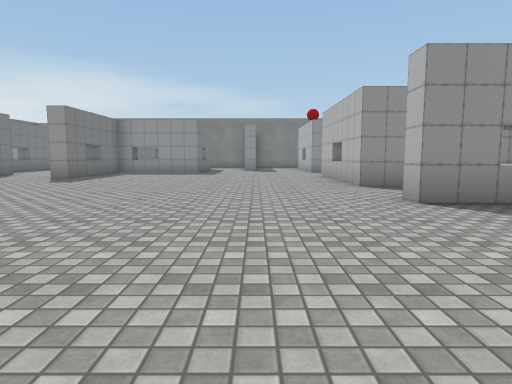
View 1 (above)

24 first-person views from a walk through a Unity game level. The camera is 1.2 m above the floor, tilts 6° down and sees 75° across. Doors are open. The floor is counted in squares, 2 m on a side. Each view is taken from the middle of a square. On the plan, view 1 faces up. The plan holds only what a view shows up to about 10 squares ahead; the rest is blank. The place goes on beyond the plan. The player character is not drawn. Some surface patterns are stand-ins.

View 2
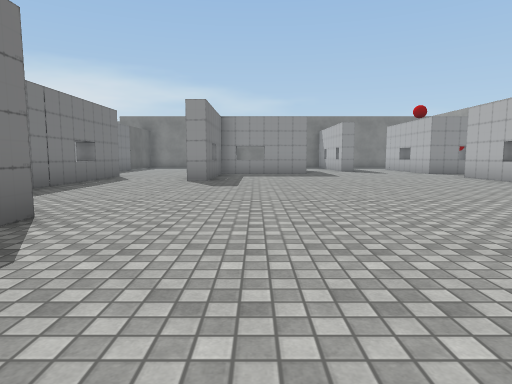

View 3
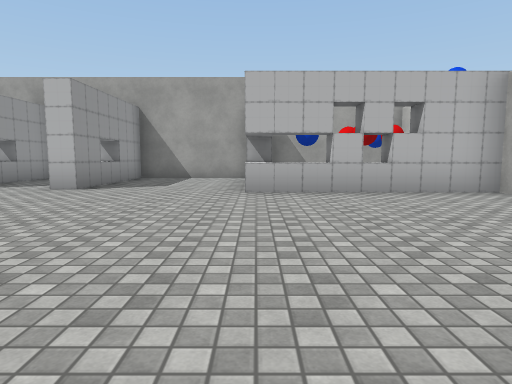

View 4
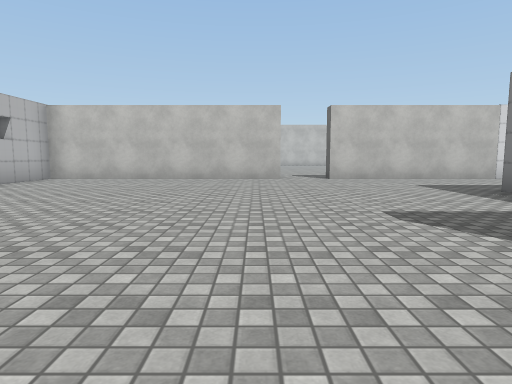

View 5
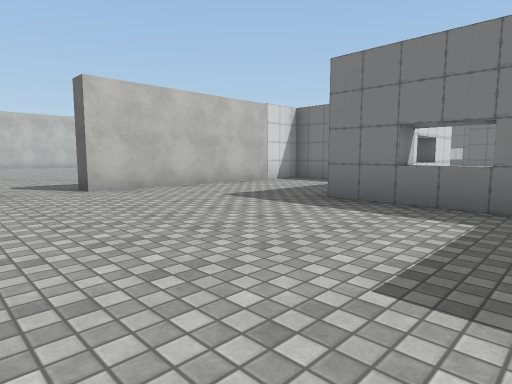

View 6
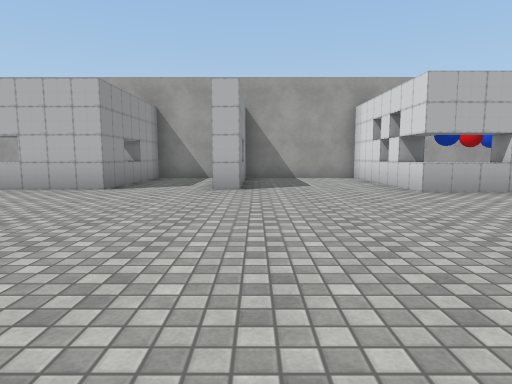

View 7
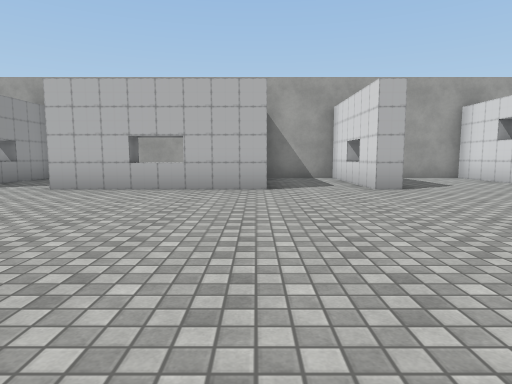

View 8
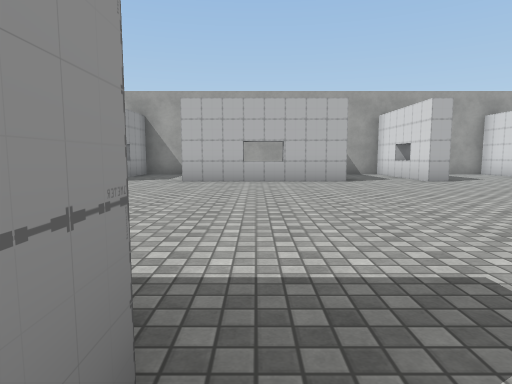

View 9
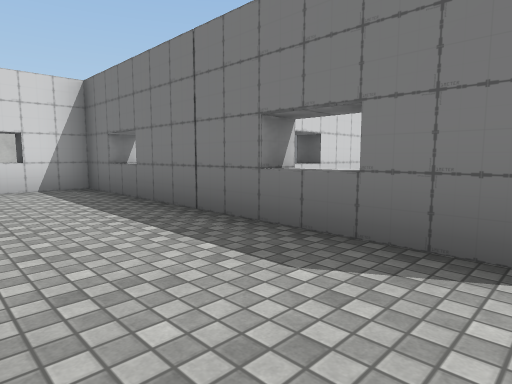

View 10
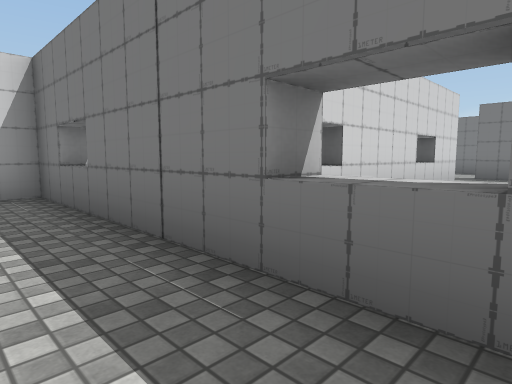

View 11
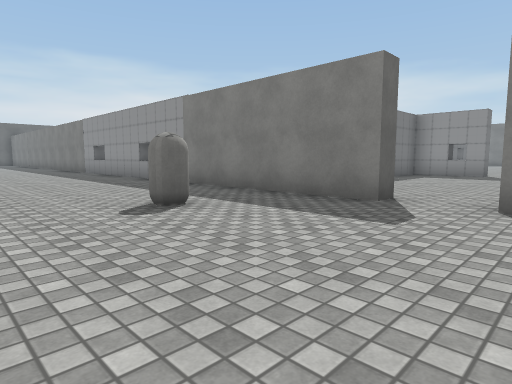

View 12
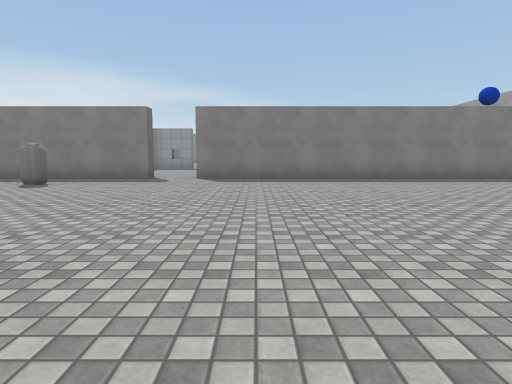

View 13
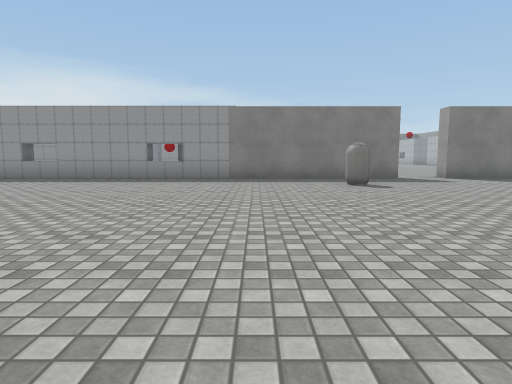

View 14
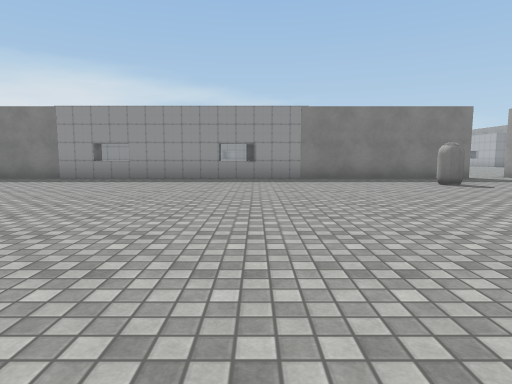

View 15
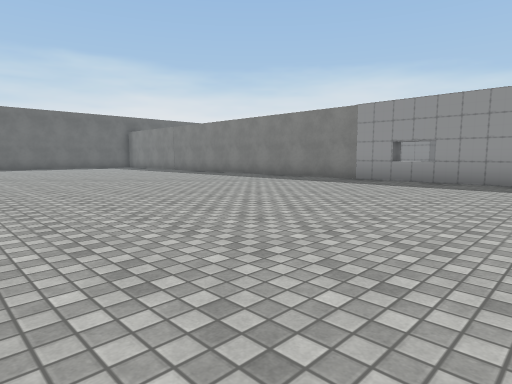

View 16
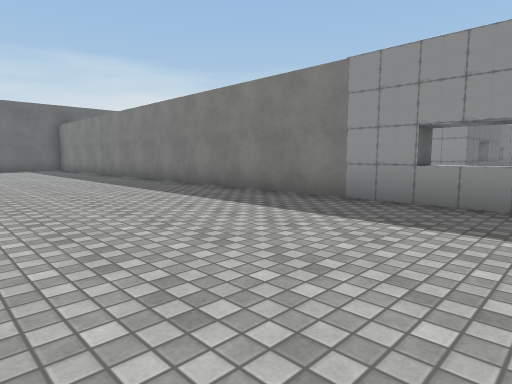

View 17
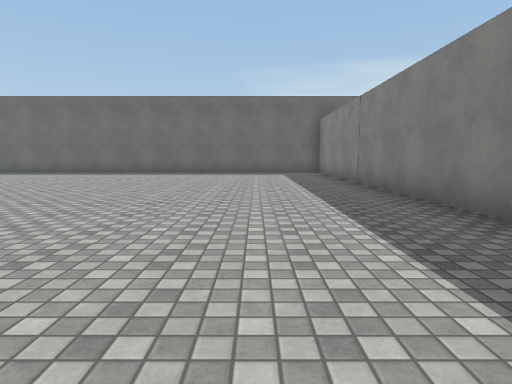

View 18
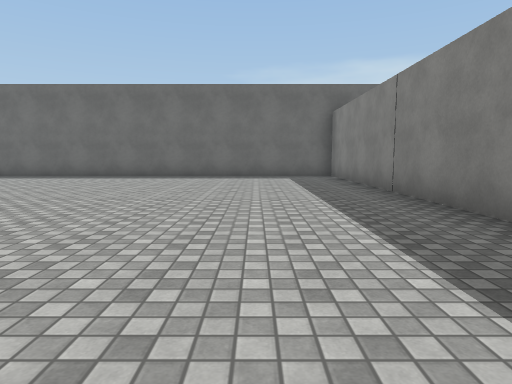

View 19
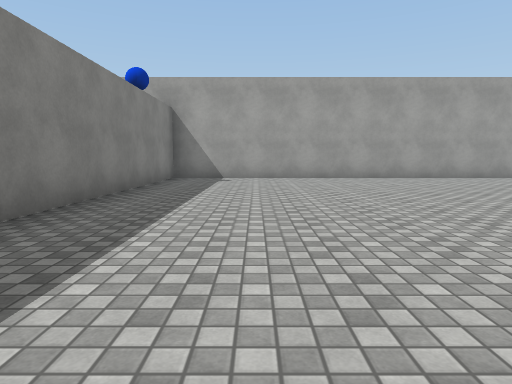

View 20
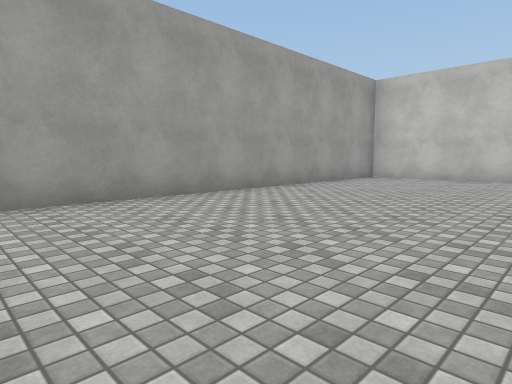

View 21
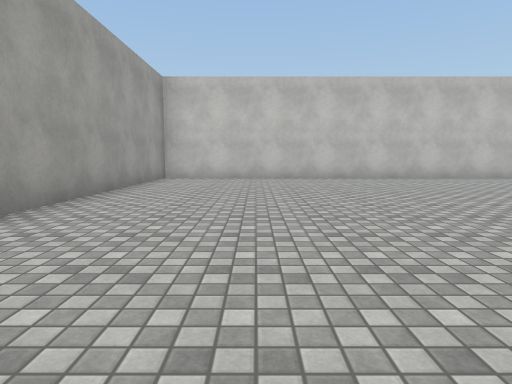

View 22
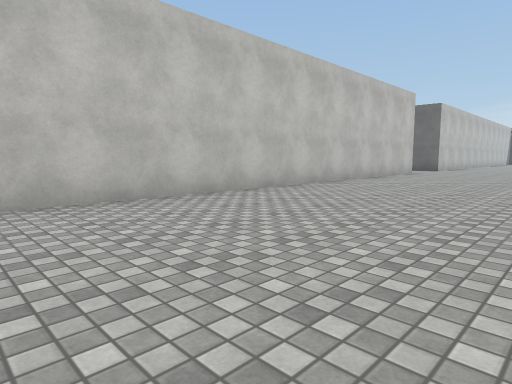

View 23
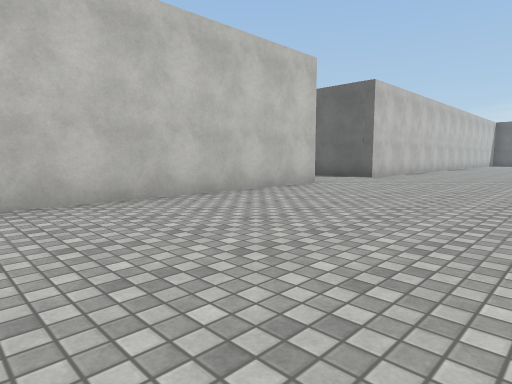

View 24
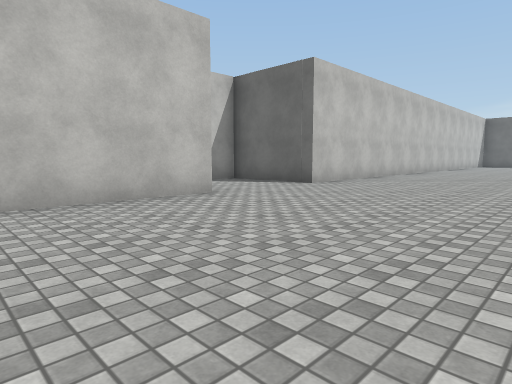

### Floor plan
Points are (right, up) in squares from view 1. A wall is a line through its corners. A room is listed if a view was taken in it or the views show most of it. See-through windows are left out.
Room 1 (views 1, 2, 3, 4, 5, 6, 7, 8, 9, 10)
walls: (-6.2, 4.4) (-6.2, 3.8); (-7.2, 4.4) (-7.2, 3.8); (-8.2, 2.5) (-8.2, 0.3); (2.6, 0.6) (2.6, 1.2); (4.1, 4.2) (4.1, 4.9); (-5.2, 11.1) (-5.2, 9.3) (-5.8, 9.3); (-4.7, -3.6) (-4.7, -3.1) (1.6, -3.1) (1.6, 1.2) (5.6, 1.2) (5.6, 4.3) (2.1, 4.3) (2.1, 4.8) (5.6, 4.8) (5.6, 6.8) (2.1, 6.8) (2.1, 10.9); (-8.2, 11.1) (-8.2, 4.3) (-6.9, 4.3); (-11.8, -2) (-11.8, -3.1) (-6, -3.1) (-6, -3.6)
ways out: open door at (-4.5, -4) to room 2; opening at (2, 11); gap at (-8, 11)
Room 2 (views 11, 12, 13, 14, 15, 16, 17, 18, 19, 20, 21, 22, 23, 24)
walls: (-11.5, -17.5) (5.6, -17.5) (5.6, -3.6) (-4.7, -3.6); (-17.8, -17.5) (-14.4, -17.5) (-14.4, -20.2) (-13.9, -20.2); (-6, -3.6) (-31.1, -3.6)
ways out: open door at (-4.5, -4) to room 1
objects: capsule (-8, -6)

Positions as (right, up) in squares from view 1, and headings:
1: (0, 0), facing up
2: (-4, 1), facing up
3: (-4, 1), facing right
4: (-4, 6), facing down
5: (-4, 3), facing down-left
6: (-4, 4), facing right
7: (-4, 7), facing right
8: (-6, 9), facing right
9: (-6, 11), facing down-left
10: (-7, 10), facing down-left
11: (-4, -8), facing up-left
12: (-3, -13), facing up
13: (-10, -13), facing up
14: (-12, -13), facing up
15: (-13, -12), facing up-left
16: (-15, -8), facing up-left
17: (-19, -6), facing left
18: (-21, -6), facing left
19: (-4, -6), facing right
20: (1, -8), facing down-right
21: (3, -8), facing down
22: (1, -13), facing down-left
23: (-5, -13), facing down-left
24: (-8, -13), facing down-left
